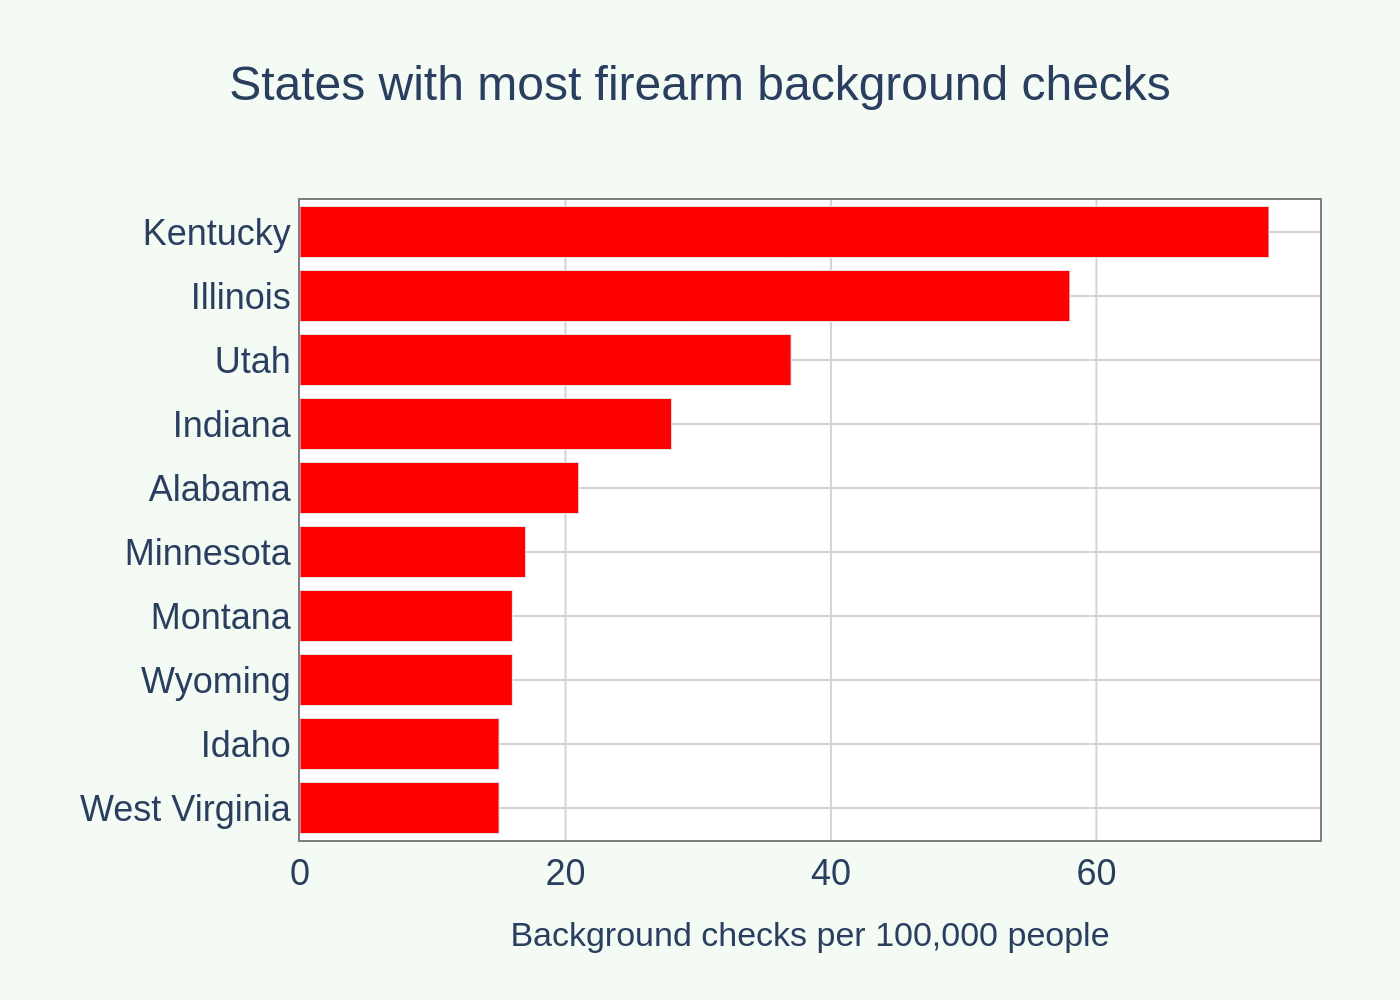

Here is the Python script that generated this plot:
import sys
import json
import plotly.graph_objects as go
import os

# Check if the command-line argument for the JSON file is provided
if len(sys.argv) != 2:
    print("Usage: python generate_chart.py <path_to_json_file>")
    sys.exit(1)

json_path = sys.argv[1]

# Ensure the JSON file exists
if not os.path.exists(json_path):
    print(f"Error: JSON file not found at '{json_path}'")
    sys.exit(1)

# Load data from the specified JSON file
with open(json_path, 'r', encoding='utf-8') as f:
    chart_data = json.load(f)

# Extract data and texts from the loaded JSON
data = chart_data['chart_data']
texts = chart_data['texts']
colors = chart_data['colors']

# Prepare data for Plotly: separate categories and values
# The original image has the highest value at the top.
# Plotly's y-axis for horizontal bars starts from the bottom.
# To match the original visual, we need to reverse the order of the data.
categories = [item['category'] for item in data]
values = [item['value'] for item in data]
categories.reverse()
values.reverse()

# Create the figure
fig = go.Figure()

# Add the bar trace
fig.add_trace(go.Bar(
    x=values,
    y=categories,
    orientation='h',
    marker=dict(color=colors[0]),
    showlegend=False
))

# Build the title string
title_text = texts.get('title', '')
if texts.get('subtitle'):
    title_text += f"<br><sub>{texts['subtitle']}</sub>"

# Build source and note string for annotations
source_note_parts = []
if texts.get('source'):
    source_note_parts.append(f"Source: {texts['source']}")
if texts.get('note'):
    source_note_parts.append(f"Note: {texts['note']}")
source_note_text = "<br>".join(source_note_parts)

# Update layout for a clean, accurate look
fig.update_layout(
    title=dict(
        text=title_text,
        x=0.5,
        xanchor='center',
        font=dict(size=24)
    ),
    xaxis=dict(
        title=texts.get('x_axis_title'),
        showgrid=True,
        gridcolor='lightgrey',
        zeroline=False,
        showline=True,
        linecolor='grey',
        mirror=True,
        tickfont=dict(size=18)
    ),
    yaxis=dict(
        title=texts.get('y_axis_title'),
        showgrid=True,
        gridcolor='lightgrey',
        zeroline=False,
        showline=True,
        linecolor='grey',
        mirror=True,
        tickfont=dict(size=18)
    ),
    font=dict(
        family="Arial",
        size=14
    ),
    plot_bgcolor='white',
    paper_bgcolor='#F4FBF4',
    margin=dict(l=150, r=40, t=100, b=80),
    annotations=[
        dict(
            showarrow=False,
            text=source_note_text,
            xref="paper",
            yref="paper",
            x=0,
            y=-0.20,
            xanchor='left',
            yanchor='top',
            align='left'
        )
    ] if source_note_text else []
)

# Determine the output filename from the input JSON path
base_filename = os.path.splitext(os.path.basename(json_path))[0]
output_filename = f"{base_filename}.png"

# Save the figure as a PNG image
fig.write_image(output_filename, scale=2)

print(f"Chart saved to {output_filename}")
